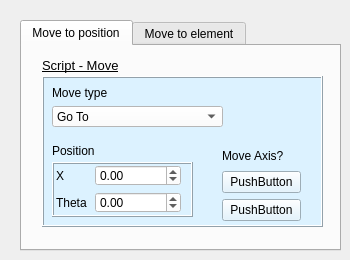
<?xml version="1.0" encoding="UTF-8"?>
<ui version="4.0">
 <class>Form</class>
 <widget class="QWidget" name="Form">
  <property name="geometry">
   <rect>
    <x>0</x>
    <y>0</y>
    <width>350</width>
    <height>260</height>
   </rect>
  </property>
  <property name="minimumSize">
   <size>
    <width>350</width>
    <height>260</height>
   </size>
  </property>
  <property name="maximumSize">
   <size>
    <width>350</width>
    <height>260</height>
   </size>
  </property>
  <property name="windowTitle">
   <string>Form</string>
  </property>
  <widget class="QTabWidget" name="move_tabs">
   <property name="geometry">
    <rect>
     <x>20</x>
     <y>20</y>
     <width>321</width>
     <height>231</height>
    </rect>
   </property>
   <property name="currentIndex">
    <number>0</number>
   </property>
   <widget class="QWidget" name="mov_to_pos_tab">
    <attribute name="title">
     <string>Move to position</string>
    </attribute>
    <widget class="QLabel" name="label_3">
     <property name="geometry">
      <rect>
       <x>20</x>
       <y>10</y>
       <width>80</width>
       <height>20</height>
      </rect>
     </property>
     <property name="text">
      <string>&lt;html&gt;&lt;head/&gt;&lt;body&gt;&lt;p&gt;&lt;span style=&quot; font-size:10pt;
                            text-decoration: underline;&quot;&gt;Script - Move&lt;/span&gt;&lt;/p&gt;&lt;/body&gt;&lt;/html&gt;
                        </string>
     </property>
    </widget>
    <widget class="QFrame" name="move_pos_frame">
     <property name="geometry">
      <rect>
       <x>20</x>
       <y>30</y>
       <width>281</width>
       <height>151</height>
      </rect>
     </property>
     <property name="styleSheet">
      <string notr="true">background:rgb(220, 242, 255)</string>
     </property>
     <property name="frameShape">
      <enum>QFrame::Box</enum>
     </property>
     <property name="frameShadow">
      <enum>QFrame::Raised</enum>
     </property>
     <widget class="QWidget" name="layoutWidget">
      <property name="geometry">
       <rect>
        <x>10</x>
        <y>10</y>
        <width>171</width>
        <height>41</height>
       </rect>
      </property>
      <layout class="QVBoxLayout" name="mov_type_vert">
       <item>
        <widget class="QLabel" name="label_4">
         <property name="text">
          <string>Move type</string>
         </property>
        </widget>
       </item>
       <item>
        <widget class="QComboBox" name="move_type_combo">
         <property name="styleSheet">
          <string notr="true">background:white</string>
         </property>
         <item>
          <property name="text">
           <string>Go To</string>
          </property>
         </item>
         <item>
          <property name="text">
           <string>Move to element</string>
          </property>
         </item>
        </widget>
       </item>
      </layout>
     </widget>
     <widget class="QWidget" name="layoutWidget">
      <property name="geometry">
       <rect>
        <x>180</x>
        <y>70</y>
        <width>79</width>
        <height>75</height>
       </rect>
      </property>
      <layout class="QVBoxLayout" name="move_axis_toggle_switch">
       <item>
        <widget class="QLabel" name="label_8">
         <property name="text">
          <string>Move Axis?</string>
         </property>
        </widget>
       </item>
       <item>
        <layout class="QVBoxLayout" name="move_axis_toggle_vert">
         <item>
          <widget class="Switch" name="x_move_axis_switch">
           <property name="text">
            <string>PushButton</string>
           </property>
          </widget>
         </item>
         <item>
          <widget class="Switch" name="theta_move_switch">
           <property name="text">
            <string>PushButton</string>
           </property>
          </widget>
         </item>
        </layout>
       </item>
      </layout>
     </widget>
     <widget class="QWidget" name="layoutWidget">
      <property name="geometry">
       <rect>
        <x>10</x>
        <y>70</y>
        <width>141</width>
        <height>71</height>
       </rect>
      </property>
      <layout class="QVBoxLayout" name="mov_pos_vert">
       <item>
        <widget class="QLabel" name="label_5">
         <property name="maximumSize">
          <size>
           <width>16777215</width>
           <height>10</height>
          </size>
         </property>
         <property name="text">
          <string>Position</string>
         </property>
        </widget>
       </item>
       <item>
        <widget class="QFrame" name="x_theta_mov_frame">
         <property name="frameShape">
          <enum>QFrame::Box</enum>
         </property>
         <property name="frameShadow">
          <enum>QFrame::Raised</enum>
         </property>
         <widget class="QWidget" name="layoutWidget">
          <property name="geometry">
           <rect>
            <x>4</x>
            <y>3</y>
            <width>125</width>
            <height>48</height>
           </rect>
          </property>
          <layout class="QFormLayout" name="x_theta_pos_vert">
           <property name="horizontalSpacing">
            <number>8</number>
           </property>
           <item row="0" column="0">
            <widget class="QLabel" name="label_6">
             <property name="text">
              <string>X</string>
             </property>
            </widget>
           </item>
           <item row="1" column="0">
            <widget class="QLabel" name="label_7">
             <property name="text">
              <string>Theta</string>
             </property>
            </widget>
           </item>
           <item row="0" column="1">
            <widget class="QDoubleSpinBox" name="x_pos_spin">
             <property name="styleSheet">
              <string notr="true">background:white</string>
             </property>
             <property name="minimum">
              <double>-9999999.000000000000000</double>
             </property>
             <property name="maximum">
              <double>99999999.000000000000000</double>
             </property>
            </widget>
           </item>
           <item row="1" column="1">
            <widget class="QDoubleSpinBox" name="theta_pos_spin">
             <property name="styleSheet">
              <string notr="true">background:white</string>
             </property>
             <property name="minimum">
              <double>-9999999.000000000000000</double>
             </property>
             <property name="maximum">
              <double>99999999.000000000000000</double>
             </property>
            </widget>
           </item>
          </layout>
         </widget>
        </widget>
       </item>
      </layout>
     </widget>
    </widget>
   </widget>
   <widget class="QWidget" name="mov_to_elem_tab">
    <attribute name="title">
     <string>Move to element</string>
    </attribute>
    <widget class="QComboBox" name="orientation_target_combo">
     <property name="geometry">
      <rect>
       <x>70</x>
       <y>110</y>
       <width>117</width>
       <height>20</height>
      </rect>
     </property>
     <item>
      <property name="text">
       <string>Hydrophone</string>
      </property>
     </item>
     <item>
      <property name="text">
       <string>Down</string>
      </property>
     </item>
     <item>
      <property name="text">
       <string>RFB</string>
      </property>
     </item>
    </widget>
    <widget class="QComboBox" name="element_combo">
     <property name="geometry">
      <rect>
       <x>70</x>
       <y>45</y>
       <width>117</width>
       <height>20</height>
      </rect>
     </property>
     <item>
      <property name="text">
       <string>Current</string>
      </property>
     </item>
     <item>
      <property name="text">
       <string>Element 1</string>
      </property>
     </item>
     <item>
      <property name="text">
       <string>Element 2</string>
      </property>
     </item>
     <item>
      <property name="text">
       <string>Element 3</string>
      </property>
     </item>
     <item>
      <property name="text">
       <string>Element 4</string>
      </property>
     </item>
     <item>
      <property name="text">
       <string>Element 5</string>
      </property>
     </item>
     <item>
      <property name="text">
       <string>Element 6</string>
      </property>
     </item>
     <item>
      <property name="text">
       <string>Element 7</string>
      </property>
     </item>
     <item>
      <property name="text">
       <string>Element 8</string>
      </property>
     </item>
     <item>
      <property name="text">
       <string>Element 9</string>
      </property>
     </item>
     <item>
      <property name="text">
       <string>Element 10</string>
      </property>
     </item>
    </widget>
    <widget class="QLabel" name="label">
     <property name="geometry">
      <rect>
       <x>70</x>
       <y>25</y>
       <width>51</width>
       <height>16</height>
      </rect>
     </property>
     <property name="text">
      <string>&lt;html&gt;&lt;head/&gt;&lt;body&gt;&lt;p&gt;&lt;span style=&quot; font-size:10pt;
                            text-decoration: underline;&quot;&gt;Element&lt;/span&gt;&lt;/p&gt;&lt;/body&gt;&lt;/html&gt;
                        </string>
     </property>
    </widget>
    <widget class="QLabel" name="label_2">
     <property name="geometry">
      <rect>
       <x>70</x>
       <y>90</y>
       <width>111</width>
       <height>20</height>
      </rect>
     </property>
     <property name="text">
      <string>&lt;html&gt;&lt;head/&gt;&lt;body&gt;&lt;p&gt;&lt;span style=&quot; font-size:10pt;
                            text-decoration: underline;&quot;&gt;Orientation/target&lt;/span&gt;&lt;/p&gt;&lt;/body&gt;&lt;/html&gt;
                        </string>
     </property>
    </widget>
   </widget>
  </widget>
 </widget>
 <customwidgets>
  <customwidget>
   <class>Switch</class>
   <extends>QPushButton</extends>
   <header location="global">ui_elements.switch</header>
  </customwidget>
 </customwidgets>
 <resources/>
 <connections/>
</ui>
